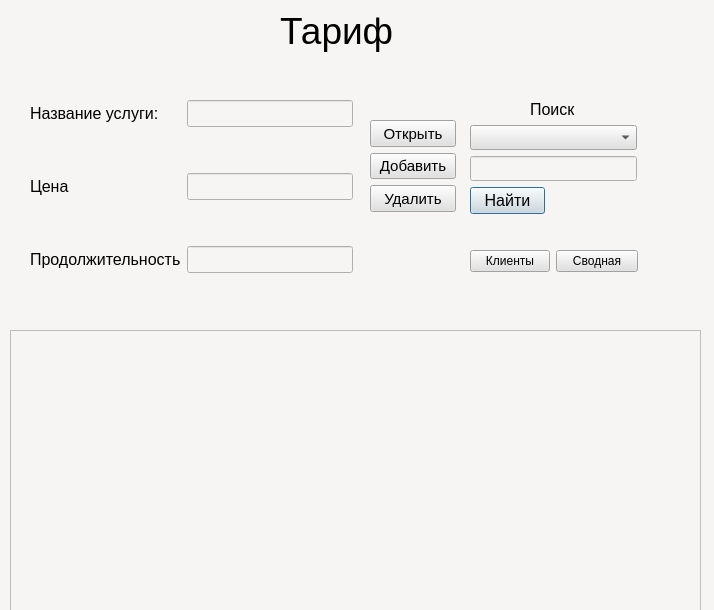
<?xml version="1.0" encoding="UTF-8"?>
<ui version="4.0">
 <class>Dialog</class>
 <widget class="QDialog" name="Dialog">
  <property name="geometry">
   <rect>
    <x>0</x>
    <y>0</y>
    <width>714</width>
    <height>610</height>
   </rect>
  </property>
  <property name="windowTitle">
   <string>Dialog</string>
  </property>
  <property name="styleSheet">
   <string notr="true">background-color:rgb(246, 245, 244)</string>
  </property>
  <widget class="QLineEdit" name="leFind">
   <property name="enabled">
    <bool>true</bool>
   </property>
   <property name="geometry">
    <rect>
     <x>470</x>
     <y>156</y>
     <width>167</width>
     <height>25</height>
    </rect>
   </property>
   <property name="sizePolicy">
    <sizepolicy hsizetype="Expanding" vsizetype="Maximum">
     <horstretch>0</horstretch>
     <verstretch>0</verstretch>
    </sizepolicy>
   </property>
   <property name="font">
    <font>
     <pointsize>12</pointsize>
    </font>
   </property>
   <property name="styleSheet">
    <string notr="true">color: rgb(0, 0, 0)</string>
   </property>
   <property name="text">
    <string/>
   </property>
  </widget>
  <widget class="QComboBox" name="cbColNames">
   <property name="geometry">
    <rect>
     <x>470</x>
     <y>125</y>
     <width>167</width>
     <height>25</height>
    </rect>
   </property>
   <property name="sizePolicy">
    <sizepolicy hsizetype="Preferred" vsizetype="Maximum">
     <horstretch>0</horstretch>
     <verstretch>0</verstretch>
    </sizepolicy>
   </property>
   <property name="font">
    <font>
     <pointsize>12</pointsize>
    </font>
   </property>
   <property name="styleSheet">
    <string notr="true">background-color: rgb(225, 225, 225);</string>
   </property>
  </widget>
  <widget class="QPushButton" name="pbFind">
   <property name="geometry">
    <rect>
     <x>470</x>
     <y>187</y>
     <width>75</width>
     <height>27</height>
    </rect>
   </property>
   <property name="font">
    <font>
     <pointsize>12</pointsize>
    </font>
   </property>
   <property name="whatsThis">
    <string>&lt;html&gt;&lt;head/&gt;&lt;body&gt;&lt;p&gt;background-color: rgb(225, 225, 225);&lt;/p&gt;&lt;/body&gt;&lt;/html&gt;</string>
   </property>
   <property name="styleSheet">
    <string notr="true">background-color: rgb(225, 225, 225);</string>
   </property>
   <property name="text">
    <string>Найти</string>
   </property>
  </widget>
  <widget class="QWidget" name="layoutWidget_2">
   <property name="geometry">
    <rect>
     <x>370</x>
     <y>120</y>
     <width>86</width>
     <height>92</height>
    </rect>
   </property>
   <layout class="QVBoxLayout" name="verticalLayout">
    <item>
     <widget class="QPushButton" name="pbOpen">
      <property name="sizePolicy">
       <sizepolicy hsizetype="Expanding" vsizetype="Expanding">
        <horstretch>0</horstretch>
        <verstretch>0</verstretch>
       </sizepolicy>
      </property>
      <property name="font">
       <font>
        <pointsize>11</pointsize>
       </font>
      </property>
      <property name="mouseTracking">
       <bool>false</bool>
      </property>
      <property name="tabletTracking">
       <bool>false</bool>
      </property>
      <property name="styleSheet">
       <string notr="true">background-color: rgb(225, 225, 225);</string>
      </property>
      <property name="inputMethodHints">
       <set>Qt::ImhNone</set>
      </property>
      <property name="text">
       <string>Открыть</string>
      </property>
      <property name="autoDefault">
       <bool>false</bool>
      </property>
     </widget>
    </item>
    <item>
     <widget class="QPushButton" name="pbInsert">
      <property name="sizePolicy">
       <sizepolicy hsizetype="Expanding" vsizetype="Expanding">
        <horstretch>0</horstretch>
        <verstretch>0</verstretch>
       </sizepolicy>
      </property>
      <property name="font">
       <font>
        <pointsize>11</pointsize>
       </font>
      </property>
      <property name="mouseTracking">
       <bool>false</bool>
      </property>
      <property name="tabletTracking">
       <bool>false</bool>
      </property>
      <property name="styleSheet">
       <string notr="true">background-color: rgb(225, 225, 225);</string>
      </property>
      <property name="inputMethodHints">
       <set>Qt::ImhNone</set>
      </property>
      <property name="text">
       <string>Добавить</string>
      </property>
      <property name="autoDefault">
       <bool>false</bool>
      </property>
     </widget>
    </item>
    <item>
     <widget class="QPushButton" name="pbDelete">
      <property name="sizePolicy">
       <sizepolicy hsizetype="Expanding" vsizetype="Expanding">
        <horstretch>0</horstretch>
        <verstretch>0</verstretch>
       </sizepolicy>
      </property>
      <property name="font">
       <font>
        <pointsize>11</pointsize>
       </font>
      </property>
      <property name="mouseTracking">
       <bool>false</bool>
      </property>
      <property name="tabletTracking">
       <bool>false</bool>
      </property>
      <property name="styleSheet">
       <string notr="true">background-color: rgb(225, 225, 225);</string>
      </property>
      <property name="inputMethodHints">
       <set>Qt::ImhNone</set>
      </property>
      <property name="text">
       <string>Удалить</string>
      </property>
      <property name="autoDefault">
       <bool>false</bool>
      </property>
     </widget>
    </item>
   </layout>
  </widget>
  <widget class="QWidget" name="layoutWidget">
   <property name="geometry">
    <rect>
     <x>30</x>
     <y>60</y>
     <width>323</width>
     <height>254</height>
    </rect>
   </property>
   <layout class="QFormLayout" name="formLayout_2">
    <item row="0" column="0">
     <widget class="QLabel" name="label">
      <property name="sizePolicy">
       <sizepolicy hsizetype="Preferred" vsizetype="Preferred">
        <horstretch>3</horstretch>
        <verstretch>2</verstretch>
       </sizepolicy>
      </property>
      <property name="font">
       <font>
        <pointsize>12</pointsize>
       </font>
      </property>
      <property name="styleSheet">
       <string notr="true">color:rgb(0, 0, 0)</string>
      </property>
      <property name="text">
       <string>Название услуги:</string>
      </property>
     </widget>
    </item>
    <item row="0" column="1">
     <widget class="QLineEdit" name="leFio">
      <property name="font">
       <font>
        <pointsize>12</pointsize>
       </font>
      </property>
      <property name="styleSheet">
       <string notr="true">color: rgb(0, 0, 0)</string>
      </property>
      <property name="text">
       <string/>
      </property>
     </widget>
    </item>
    <item row="1" column="0">
     <widget class="QLabel" name="label_9">
      <property name="sizePolicy">
       <sizepolicy hsizetype="Preferred" vsizetype="Preferred">
        <horstretch>3</horstretch>
        <verstretch>2</verstretch>
       </sizepolicy>
      </property>
      <property name="font">
       <font>
        <pointsize>12</pointsize>
       </font>
      </property>
      <property name="styleSheet">
       <string notr="true">color:rgb(0, 0, 0)</string>
      </property>
      <property name="text">
       <string>Цена</string>
      </property>
     </widget>
    </item>
    <item row="1" column="1">
     <widget class="QLineEdit" name="leFio_2">
      <property name="font">
       <font>
        <pointsize>12</pointsize>
       </font>
      </property>
      <property name="styleSheet">
       <string notr="true">color:rgb(0, 0, 0)</string>
      </property>
      <property name="text">
       <string/>
      </property>
     </widget>
    </item>
    <item row="2" column="0">
     <widget class="QLabel" name="label_5">
      <property name="sizePolicy">
       <sizepolicy hsizetype="Preferred" vsizetype="Preferred">
        <horstretch>3</horstretch>
        <verstretch>2</verstretch>
       </sizepolicy>
      </property>
      <property name="font">
       <font>
        <pointsize>12</pointsize>
       </font>
      </property>
      <property name="styleSheet">
       <string notr="true">color:rgb(0, 0, 0)</string>
      </property>
      <property name="text">
       <string>Продолжительность</string>
      </property>
     </widget>
    </item>
    <item row="2" column="1">
     <widget class="QLineEdit" name="leEmail">
      <property name="font">
       <font>
        <pointsize>12</pointsize>
       </font>
      </property>
      <property name="styleSheet">
       <string notr="true">color: rgb(0, 0, 0)</string>
      </property>
      <property name="text">
       <string/>
      </property>
     </widget>
    </item>
   </layout>
  </widget>
  <widget class="QLabel" name="label_8">
   <property name="geometry">
    <rect>
     <x>530</x>
     <y>100</y>
     <width>61</width>
     <height>19</height>
    </rect>
   </property>
   <property name="sizePolicy">
    <sizepolicy hsizetype="Preferred" vsizetype="Preferred">
     <horstretch>3</horstretch>
     <verstretch>2</verstretch>
    </sizepolicy>
   </property>
   <property name="font">
    <font>
     <pointsize>12</pointsize>
    </font>
   </property>
   <property name="styleSheet">
    <string notr="true">color:rgb(0, 0, 0)</string>
   </property>
   <property name="text">
    <string>Поиск</string>
   </property>
  </widget>
  <widget class="QWidget" name="layoutWidget_3">
   <property name="geometry">
    <rect>
     <x>470</x>
     <y>250</y>
     <width>168</width>
     <height>27</height>
    </rect>
   </property>
   <layout class="QFormLayout" name="formLayout">
    <item row="0" column="0">
     <widget class="QPushButton" name="pushButton_1">
      <property name="styleSheet">
       <string notr="true">background-color: rgb(225, 225, 225);</string>
      </property>
      <property name="text">
       <string>Клиенты</string>
      </property>
     </widget>
    </item>
    <item row="0" column="1">
     <widget class="QPushButton" name="pushButton_2">
      <property name="styleSheet">
       <string notr="true">background-color: rgb(225, 225, 225);</string>
      </property>
      <property name="text">
       <string>Сводная</string>
      </property>
     </widget>
    </item>
   </layout>
  </widget>
  <widget class="QTableWidget" name="twStaffs">
   <property name="geometry">
    <rect>
     <x>10</x>
     <y>330</y>
     <width>691</width>
     <height>291</height>
    </rect>
   </property>
   <property name="font">
    <font>
     <pointsize>10</pointsize>
    </font>
   </property>
   <property name="styleSheet">
    <string notr="true">color:rgb(0, 0, 0)</string>
   </property>
  </widget>
  <widget class="QLabel" name="label_7">
   <property name="geometry">
    <rect>
     <x>280</x>
     <y>0</y>
     <width>191</width>
     <height>61</height>
    </rect>
   </property>
   <property name="sizePolicy">
    <sizepolicy hsizetype="Preferred" vsizetype="Preferred">
     <horstretch>3</horstretch>
     <verstretch>2</verstretch>
    </sizepolicy>
   </property>
   <property name="font">
    <font>
     <pointsize>28</pointsize>
    </font>
   </property>
   <property name="styleSheet">
    <string notr="true">color: rgb(0, 0, 0)

</string>
   </property>
   <property name="text">
    <string>Тариф</string>
   </property>
  </widget>
 </widget>
 <resources/>
 <connections/>
</ui>
